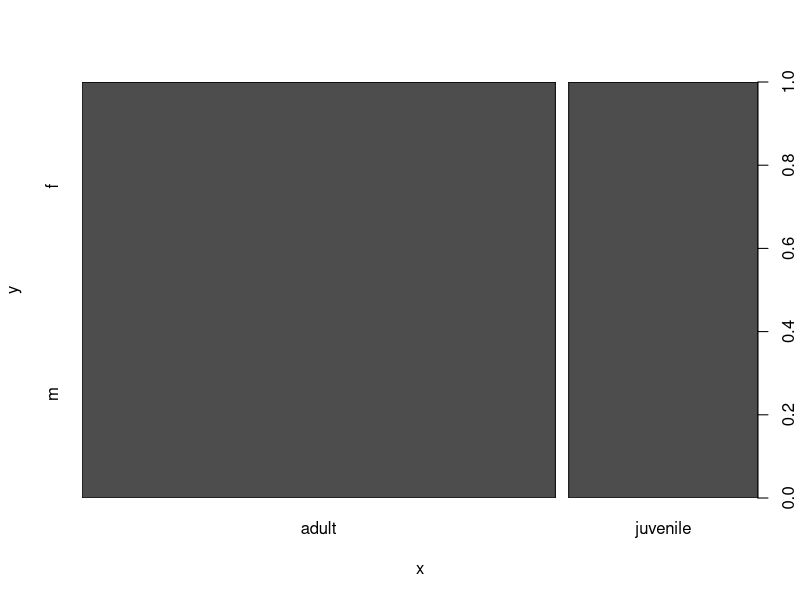

R code for this plot: (Note: this script raises an error after producing the figure.)
### creates factors, even if one level is missing from the data
g <- c("m", "m", "m", "m", "m", "m", "m")
g <- factor(g, levels = c("f", "m"))
g
table(g)

### cross tabulation
a <- factor(c("adult", "adult", "adult", "juvenile", "adult", "juvenile", "adult"))
table(a,g)
plot(a,g)

### marginal frequency table
t <- table(a,g)
margin.table(t,1)
margin.table(t,2)
margin.table(t)

### proportional frequency table
prop.table(t,1)
prop.table(t,2)
prop.table(t)

### sequences (see pg. 14)
x <- 1:1000
seq(-4, 1, 0.5)
seq(from = -4, to = 1, by = 0.5)
seq(from = -4, to = 1, length = 11)
seq(length = 11, from = -4, by = 0.5)

### repeating values (1st parameter = value, 2nd = frequency)
rep(5, 10)
rep("hi", 3)
rep(1:2, 3)

### random numbers
rnorm(10)
rnorm(10, mean = 1, sd = 2)
rt(5, df = 10)	## draw from Student t distribution

### subsetting
x <- c(0, -3, 4, -1, 45, 90, -5)
x > 0
x[x > 0]
x[x <= -2 | x > 5]	## | here means "or"
x[x > 40 & x < 100]	## & here means "and"

### indexes
pH <- c(4.5, 7, 7.3, 8.2, 6.3)
names(pH) <- c("area1", "area 2", "mud", "dam", "middle")
pH
pH["mud"]
pH[c("area1", "dam")]

x[] <- 0

### matrices and arrays
x <- round(rnorm(10, mean = 5, sd = 2.5),0)

m <- x
dim(m) <- c(2,5)				## creates matrix
m

m <- matrix(x, 2, 5)
m

m <- matrix(x, 2, 5, byrow = T)	## populates matrix by rows, instead of by columns
m

results <- matrix(c(10, 30, 40, 50, 43, 56, 21, 30), 2, 4, byrow = T)
colnames(results) <- c("Q1", "Q2", "Q3", "Q4")
rownames(results) <- c("store1", "store2")
results
results["store1", ]
results["store1", , drop = F]		## keeps results in a matrix
results["store1", c("Q1", "Q3")]


### lists (pg. 23-26)
my.list <- list(stud.id=033085,
			stud.name = "John",
			stud.marks = c(14.3, 12, 15, 19))
my.list[[1]]
my.list$stud.id
names(my.list)
names(my.list) <- c("id", "name", "marks")
my.list$id
my.list$parents.names <- c("Ken", "Heidi")
length(my.list)

other <- list(age = 19, sex = "male")
lst <- c(my.list, other)
lst

unlist(lst)					## flattens data


### data frames-- note, text values are automatically coded as factors
my.dataset <- data.frame(site = c('A', 'B', 'A', 'A', 'B'),
	season = c('Winter', 'Summer', 'Summer', 'Spring', 'Fall'),
	pH = c(7.4, 6.3, 8.6, 7.2, 8.9))
my.dataset

my.dataset[3]
my.dataset[3,2]
my.dataset$pH
my.dataset[my.dataset$pH > 7, ]
my.dataset[my.dataset$site == "A", "pH"]
my.dataset[my.dataset$season == "Summer", c("site", "pH")]


attach(my.dataset)		## loads my.dataset into system's memory
my.dataset[site=='B', ]
season

detach(my.dataset)
season

subset(my.dataset, pH > 8)	## simple query off dataframe

### manually enter values into data table (spreadsheet-like view)
my.dataset <- edit(my.dataset)
new.data <- edit(data.frame())

### list datasets already available within R
data()
data(USArrests)			## "creates" a data frame, utilizing data already within R

### functions
se <- function(x) {
	v <- var(x)
	n <- length(x)
	return(sqrt(v/n))
}

my.string <- c(45, 2, 3, 5, 76, 2, 4)
se(my.string)

